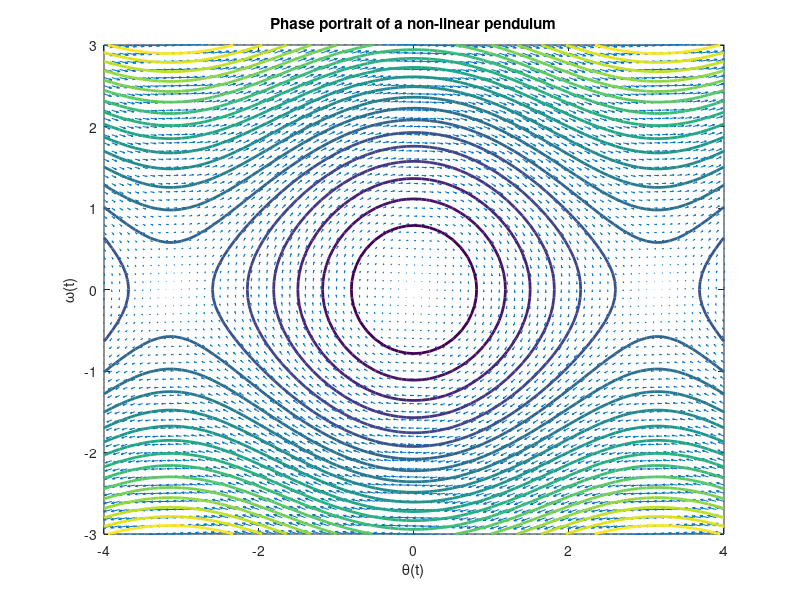

Recreate this plot in MATLAB.
[x_0, y_0] = meshgrid(-4:.1:4, -3:.1:3);

g = 1;

dxdt = y_0; 
dydt = - g*sin(x_0);

H = 0.5*y_0.^2 - g*cos(x_0);

quiver(x_0,y_0,dxdt,dydt)
hold on;
contour(x_0,y_0,H,20, 'LineWidth', 2)
hold off
xlabel('\theta(t)')
ylabel('\omega(t)')
title('Phase portrait of a non-linear pendulum')
axis([-4 4 -3 3])




